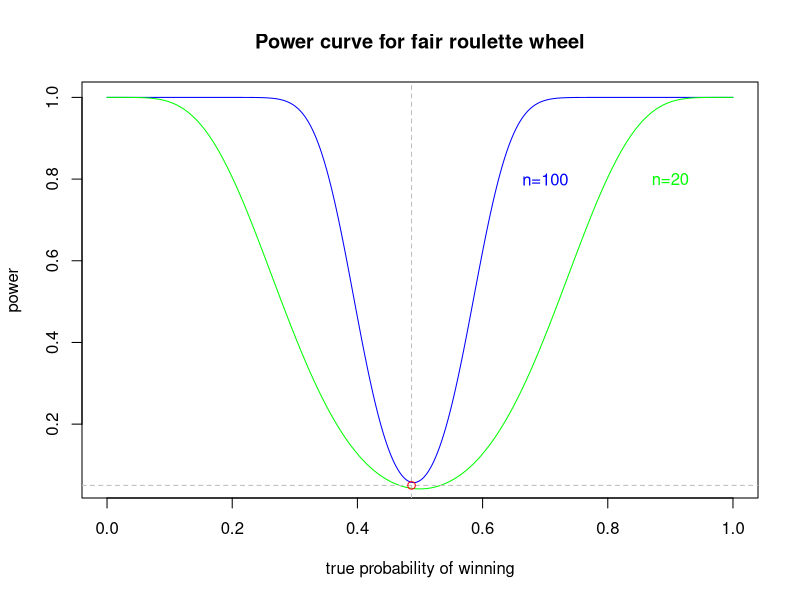
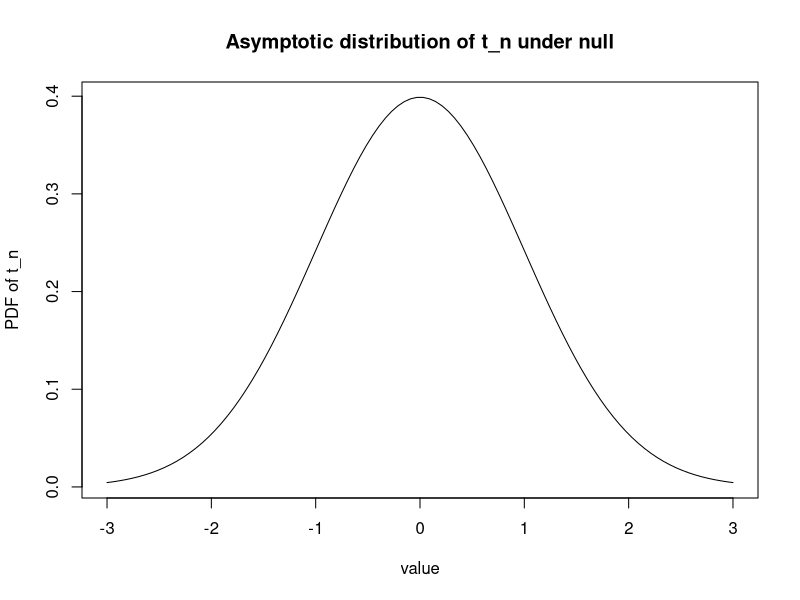
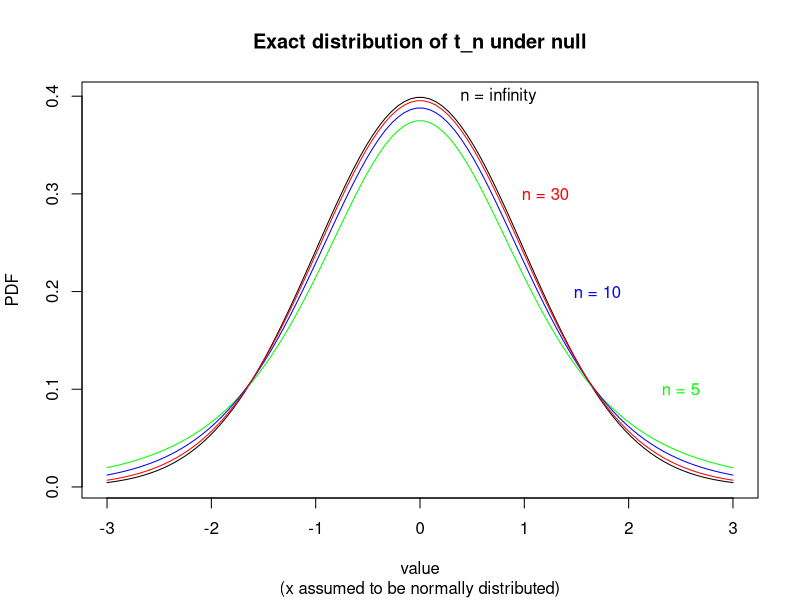

Write R code to recreate these figures, in order.
## ---- chunk 1
cat("2.5 percentile of binomial(100,18/37) =",
    qbinom(0.025,100,18/37),
    "\n")
cat("97.5 percentile of binomial(100,18/37) =",
    qbinom(0.975,100,18/37),
    "\n")
## ---- chunk 2
theta <- seq(0,1,length.out=380)
power100 <- pbinom(qbinom(0.025,100,18/37),100,theta) +
  (1 - pbinom(qbinom(0.975,100,18/37),100,theta))
power20 <- pbinom(qbinom(0.025,20,18/37),20,theta) +
  (1 - pbinom(qbinom(0.975,20,18/37),20,theta))
plot(theta,power100,
    type="l",
    xlab="true probability of winning",
    ylab = "power",
    main = "Power curve for fair roulette wheel",
    col = "blue")
lines(theta,power20,col="green")
abline(v=18/37,lty=2,col="gray")
abline(h=0.05,lty=2,col="gray")
points(x=18/37,y=0.05,col="red")
text("n=100",x=0.7,y=0.8,col="blue")
text("n=20",x=0.9,y=0.8,col="green")
## ---- chunk 3
x <- seq(-3,3,length.out = 100)
tinf <- dnorm(x)
plot(x,tinf, type="l",col="black",xlab = "value", ylab="PDF of t_n",
    main="Asymptotic distribution of t_n under null")
## ---- chunk 4
  cat("cL = 2.5 percentile of N(0,1) = ",
      round(qnorm(0.025),3),
      "\n")
  cat("cH = 97.5 percentile of N(0,1) = ",
      round(qnorm(0.975),3),
      "\n")
## ---- chunk 5
x <- seq(-3,3,length.out = 100)
t5 <- dt(x,df=4)
t10 <- dt(x,df=9)
t30 <- dt(x,df=29)
tinf <- dnorm(x)
plot(x,tinf, type="l",col="black",main="Exact distribution of t_n under null",
     sub="(x assumed to be normally distributed)",xlab="value",ylab="PDF")
text("n = infinity",x=0.75,y=0.4,col="black")
lines(x,t5,col="green")
text("n = 5",x=2.5,y=0.1,col="green")
lines(x,t10,col="blue")
text("n = 10",x=1.7,y=0.2,col="blue")
lines(x,t30,col="red")
text("n = 30",x=1.2,y=0.3,col="red")
## ---- chunk 6
  cat("cL = 2.5 percentile of T_4 = ",
      round(qt(0.025,df=4),3),
      "\n")
  cat("cH = 97.5 percentile of T_4 = ",
      round(qt(0.975,df=4),3),
      "\n")
## ---- chunk 7
  cat("cL = 2.5 percentile of T_29 = ",
      round(qt(0.025,df=29),3),
      "\n")
  cat("cH = 97.5 percentile of T_29 = ",
      round(qt(0.975,df=29),3),
      "\n")
## ---- chunk 8
  cat("cL = 2.5 percentile of T_999 = ",
      round(qt(0.025,df=999),3),
      "\n")
  cat("cH = 97.5 percentile of T_999 = ",
      round(qt(0.975,df=999),3),
      "\n")
## ---- chunk 9
theta <- seq(0,1,length.out=101)
cL <- qbinom(0.025,100,theta)
cH <- qbinom(0.975,100,theta)
thetaCI <- range(theta[cL < 40 & cH > 40])
cat(thetaCI[1]," to ",thetaCI[2],"\n")
